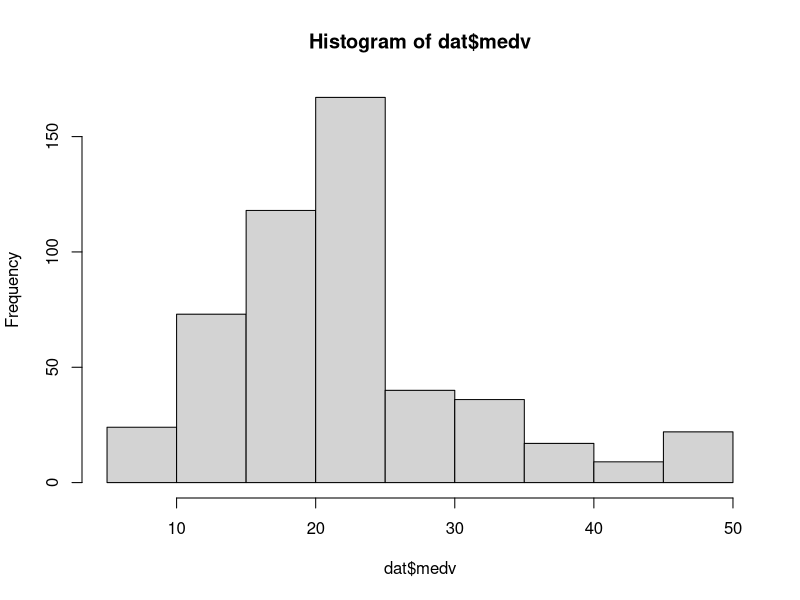

The R script that drew this image:
## ---- chunk 1
knitr::opts_chunk$set(echo = TRUE)
root_path <- "C:/Git/RCourse_ML"
exerices_path <- file.path(root_path, "Exercises_and_Solutions")
## ---- chunk 2
library(MASS)
library(caret)
library(nnet)
## ---- chunk 3
str(Boston)
?Boston
## ---- chunk 4
dat <- as.data.frame(cbind(apply(Boston[,-14], 2, FUN=function(x)scale(x, center = TRUE, scale = TRUE)), "medv"=Boston[,14]))
str(dat)
## ---- chunk 5
hist(dat$medv)
## ---- chunk 6
nn1 <- nnet(medv ~., data = dat, size = 1, decay=0, maxit=10000)
summary(nn1)
## ---- chunk 7
nn2 <- nnet(medv ~., data = dat, size = 1, decay=0, maxit=10000, linout = TRUE)
summary(nn2)
## ---- chunk 8
t.grid <- expand.grid(size=c(1,2,3,20), decay=c(0))
t.grid
## ---- chunk 9
tune.caret <- train(medv ~ ., data=dat,
  method='nnet', tuneGrid=t.grid, maxit=10000,
  linout=TRUE, preProcess=NULL) # pre-processing z-transformed already done above
